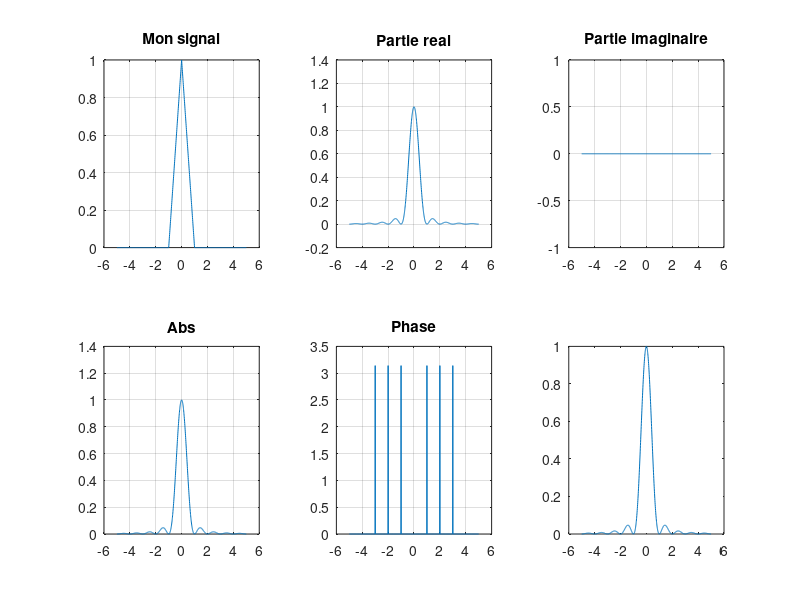

MATLAB code to generate this figure:
function main()
clear all ;
close all;
hold on ;

tmin=-5;
tmax=5;

pas=0.01;
t=[tmin:pas:tmax];
a=1;

f= monSignal(t,a);

subplot(2,3,1);
plot(t,f);
title('Mon signal');
grid on;

i=complex(0,1);
F=@(nu)(quad(@(t)(exp(-2.*i.*pi.*nu.*t)).*monSignal(t,a),-5,5,1e-5));
Y=[];
for nu=t
    Y=[Y,F(nu)];
end

subplot(2,3,2);
plot(t,[real(Y)]);
grid on;
title('Partie real');

subplot(2,3,3);
plot(t,imag(Y));
grid on;
title('Partie imaginaire');

subplot(2,3,4);
plot(t,abs(Y));
grid on;
title('Abs');

subplot(2,3,5);
plot(t,abs(angle(Y)));
grid on;
title('Phase');

subplot(2,3,6);
plot(t,(sinc(t)).^2);

end

function y=monSignal(t,a)
y=(abs(t)<a).*(1-abs(t));
end
